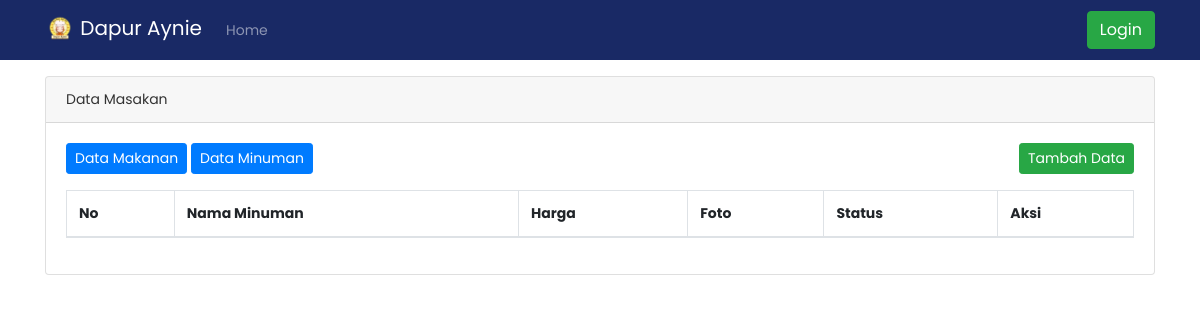
The page /dashboard/index.php?minuman on the database as committed earlier.
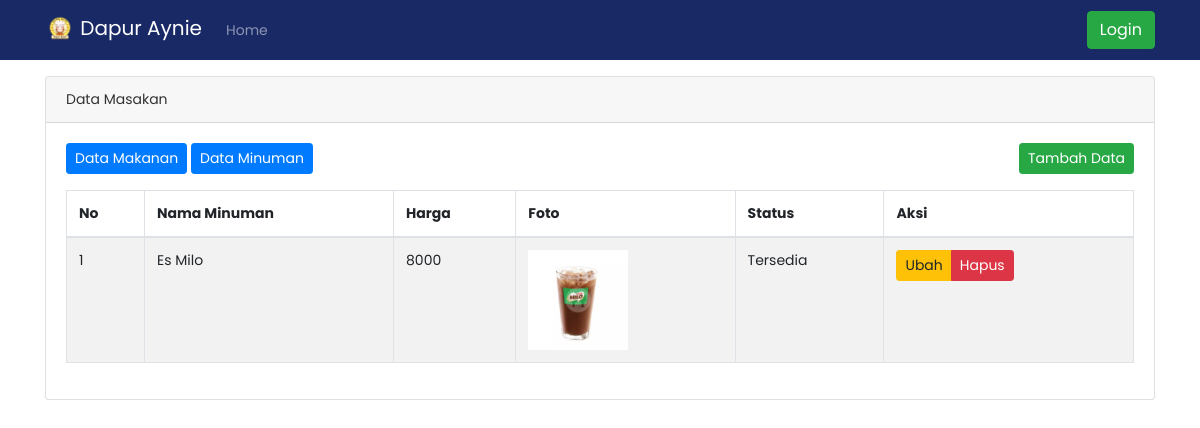
The same page on the database as committed later.
### tables this page shows
CREATE TABLE `tb_masakan` (
  `id_masakan` int(11) NOT NULL,
  `kategori_masakan` varchar(128) NOT NULL,
  `nama_masakan` varchar(128) NOT NULL,
  `harga_masakan` int(128) NOT NULL,
  `foto` varchar(255) NOT NULL,
  `status_masakan` int(1) NOT NULL
);

### dashboard/admin/data_minuman.php (the view, shortened to what this page needs)
<div class="container mt-3">
	<div class="card">
		<div class="card-header">
			Data Masakan
		</div>
		<div class="card-body">
			<a href="index.php?makanan"><button class="btn btn-primary btn-sm mb-3">Data Makanan</button></a>
			<a href="index.php?minuman"><button class="btn btn-primary btn-sm mb-3">Data Minuman</button></a>
			<a href="index.php?tambah_makanan"><button class="btn btn-success btn-sm mb-3 float-right">Tambah Data</button></a>
			<table class="table table-bordered table-hover table-striped" id="tabel">
				<thead>
					<tr>
						<th>No</th>
						<th>Nama Minuman</th>
						<th>Harga</th>
						<th>Foto</th>
						<th>Status</th>
						<th>Aksi</th>
					</tr>
				</thead>
				<tbody>
					<?php
					$i = 1;
					$sql = mysqli_query($kon, "SELECT * FROM tb_masakan WHERE kategori_masakan='Minuman'");
					while ($data = mysqli_fetch_array($sql)) : ?>
					<tr>
						<td><?= $i++; ?></td>
						<td><?= $data['nama_masakan'] ?></td>
						<td><?= $data['harga_masakan'] ?></td>
						<td><img src="assets/image/makanan/<?= $data['foto'] ?>" alt="makanan" height="100"></td>
						<?php
							if ($data['status_masakan']==1) {
								$status = "Tersedia";
							} else {
								$status = "Tidak Tersedia";
							}
						?>
						<td><?= $status; ?></td>
						<td>
							<div class="btn-group">
								<a href="index.php?ubah_makanan=<?= $data['id_masakan'] ?>" class="btn btn-sm btn-warning">Ubah</a>
								<a href="fungsi/hapusMakanan.php?id_masakan=<?= $data['id_masakan']; ?>" class="btn btn-danger btn-sm">Hapus</a>
							</div>
						</td>
					</tr>
				<?php endwhile; ?>
				</tbody>
			</table>
		</div>
	</div>
</div>

Rows that differ between the two databases and show on the page:
added tb_masakan: nama_masakan "Es Milo", harga_masakan "8000", foto (picture), status_masakan "Tersedia"
